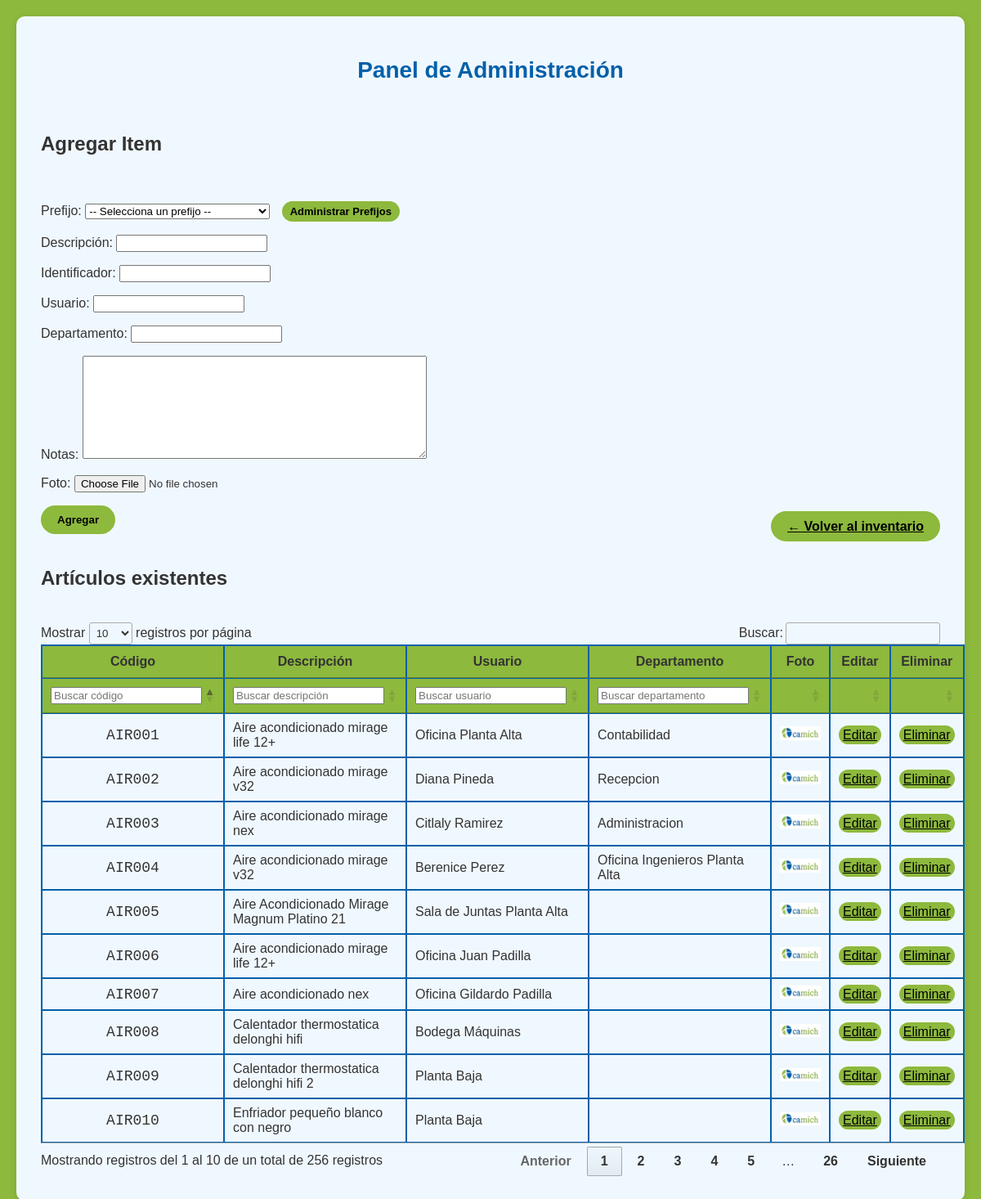
/admin (signed in), run on the app's committed database.
### tables this page shows
CREATE TABLE "objetos" (
	"id"	INTEGER UNIQUE,
	"codigo"	TEXT UNIQUE,
	"descripcion"	INTEGER,
	"identificador"	TEXT,
	"usuario"	TEXT,
	"departamento"	TEXT,
	"notas"	TEXT,
	"foto_location"	TEXT,
	PRIMARY KEY("id" AUTOINCREMENT)
);

### app.py (the view, shortened to what this page needs)
@app.route('/admin', methods=['GET', 'POST'])
def admin():
   if not session.get('admin'):
        return redirect(url_for('index'))
   item_data = None
   item_id = request.args.get("id")
   if item_id:
       with sqlite3.connect('inventario.db') as conn:
           cursor = conn.execute('SELECT * FROM objetos WHERE id=?', (item_id,))
           item_data = cursor.fetchone()
   with sqlite3.connect('inventario.db') as conn:
       items = conn.execute('SELECT * FROM objetos ORDER BY codigo').fetchall()
   with sqlite3.connect('inventario.db') as conn:
       prefijos_disponibles = conn.execute('SELECT prefijo, descripcion FROM prefijos ORDER BY prefijo').fetchall()
   return render_template('admin.html', items=items, item=item_data, prefijos = prefijos_disponibles)

### templates/admin.html (shortened to what this page needs)
<!DOCTYPE html>
<html>
<head>
    <link rel="stylesheet" href="../static/style.css">
    <link rel="stylesheet" href="https://cdn.datatables.net/1.13.6/css/jquery.dataTables.min.css">
</head>
<body>
<div id="container">
    <h1>Panel de Administración</h1>
    <h2>{{ 'Editar' if item else 'Agregar' }} Item</h2>
    <div class="admin-form">
        <form method="POST" enctype="multipart/form-data">
            <p>Prefijo:
            <select name="prefijo" required {{ 'disabled' if item else '' }}>
                <option value="">-- Selecciona un prefijo --</option>
            </select>
            <a href="{{ url_for('admin_prefijos') }}" class="input-btn" id="admin-prefix" style="text-decoration: none; display: inline-block; text-align: center; margin-left: 10px;">Administrar Prefijos</a>
            </p>
            <p>Descripción: <input type="text" name="descripcion" value="{{ item[2] if item else '' }}"></p>
            <p>Identificador: <input type="text" name="identificador" value="{{ item[3] if item else '' }}"></p>
            <p>Usuario: <input type="text" name="usuario" value="{{ item[4] if item else '' }}"></p>
            <p>Departamento: <input type="text" name="departamento" value="{{ item[5] if item else '' }}"></p>
            <div class="note-group">
                <label for="notas">Notas:</label>
                <textarea rows="8" cols="50" maxlength="500" name="notas" placeholder="Escribe aquí notas y detalles adicionales del item">{{ item[6] if item }} </textarea>
            </div>
            <p>Foto: <input type="file" name="foto" accept="image/*">
            </p>
            <input class="input-btn" type="submit" value="{{ 'Guardar' if item else 'Agregar' }}">
        </form>
        <div id="back-to-index"><a href="{{ url_for('index') }}">← Volver al inventario</a></div>
    </div>
    <h2>Artículos existentes</h2>
    <table id="items-table">
    <thead>
        <tr>
            <th>Código</th>
            <th>Descripción</th>
            <th>Usuario</th>
            <th>Departamento</th>
            <th>Foto</th>
            <th>Editar</th>
            <th>Eliminar</th>
        </tr>
        <tr>
            <th><input type="text" placeholder="Buscar código"></th>
            <th><input type="text" placeholder="Buscar descripción"></th>
            <th><input type="text" placeholder="Buscar usuario"></th>
            <th><input type="text" placeholder="Buscar departamento"></th>
            <th></th>
            <th></th>
            <th></th>
        </tr>
    </thead>
    <tbody>
        {% for item in items %}
        <tr>
            <td>{{ item[1] }}</td>
            <td>{{ item[2] }}</td>
            <td>{{ item[4] }}</td>
            <td>{{ item[5] }}</td>
            <td><img src="{{ url_for('static', filename='images/' + ((item[7]) or 'camich.png')) }}" width="50"></td>
            <td><a href="{{ url_for('admin', id=item[0]) }}">Editar</a></td>
            <td><a href="{{ url_for('delete', item_id=item[0]) }}" onclick="return confirm('¿Seguro que quieres eliminar este elemento?')">Eliminar</a></td>
        </tr>
        {% endfor %}
    </tbody>
    </table>
</div>
</body>
</html>

### static/style.css (style rules this page uses)
:root { --dt-row-selected: initial !important; --dt-row-selected-text: initial !important; --dt-row-selected-link: initial !important; --dt-row-stripe: initial !important; --dt-row-hover: initial !important; --dt-column-ordering: initial !important; --dt-html-background: initial !important; --main-color: #8db93d; --second-color: #0260aa; --third-color: aliceblue; }
body { font-family: Arial, sans-serif; margin: 0; padding: 20px; background-color: var(--main-color); color: #333; }
h1 { background-color: var(--third-color); color: var(--second-color); font-family: Arial, sans-serif; font-size: 28px; text-align: center; margin-top: 20px; margin-bottom: 20px; }
button, .input-btn, a, a:visited { color:black; padding: 10px 20px; border: none; border-radius: 20px; cursor: pointer; font-weight: bold; transition: all 0.5s cubic-bezier(0.4, 0, 1, 1); background: var(--main-color); }
#admin-prefix { font-size: small; padding: 5px 10px; }
input[name="usuario"] { text-transform: capitalize; }
input[name="descripcion"] { text-transform: capitalize; }
input[name="departamento"] { text-transform: capitalize; }
#container { max-width: 1200px; margin: 0 auto; background: var(--third-color); padding: 30px; border-radius: 10px; box-shadow: 0 2px 10px rgba(0, 0, 0, 0.1); display: flex; flex-direction: column; gap: 20px; }
.admin-form { display: flex; justify-content: space-between; align-items: flex-end; }
table a { padding-top: 3px; padding-bottom: 3px; padding-left: 5px; padding-right: 5px; font-weight: lighter; }
table, td, th { border-collapse: collapse; border: 1px solid var(--second-color); }
th { background-color: var(--main-color) !important; text-align: center !important; }
td:nth-child(1), td:nth-child(5) { font-family: monospace; font-size: 18px; text-align: center; }
td:nth-child(6) { text-align: center; }

### data on the page
objetos: codigo "AIR001", descripcion "Aire acondicionado mirage life 12+", usuario "Oficina Planta Alta", departamento "Contabilidad"
objetos: codigo "AIR002", descripcion "Aire acondicionado mirage v32", usuario "Diana Pineda", departamento "Recepcion"
objetos: codigo "AIR003", descripcion "Aire acondicionado mirage nex", usuario "Citlaly Ramirez", departamento "Administracion"
objetos: codigo "AIR004", descripcion "Aire acondicionado mirage v32", usuario "Berenice Perez", departamento "Oficina Ingenieros Planta Alta"
objetos: codigo "AIR005", descripcion "Aire Acondicionado Mirage Magnum Platino 21", usuario "Sala de Juntas Planta Alta"
objetos: codigo "AIR006", descripcion "Aire acondicionado mirage life 12+", usuario "Oficina Juan Padilla"
objetos: codigo "AIR007", descripcion "Aire acondicionado nex", usuario "Oficina Gildardo Padilla"
objetos: codigo "AIR008", descripcion "Calentador thermostatica delonghi hifi", usuario "Bodega Máquinas"
objetos: codigo "AIR009", descripcion "Calentador thermostatica delonghi hifi 2", usuario "Planta Baja"
objetos: codigo "AIR010", descripcion "Enfriador pequeño blanco con negro", usuario "Planta Baja"

### other printed values
{{ 'Editar' if item else 'Agregar' }} "Agregar"
